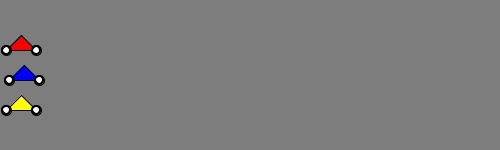
Frame 1 (no input)
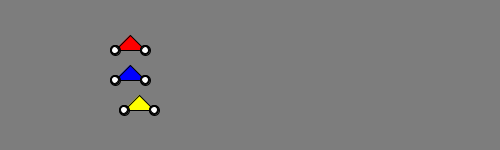
Frame 60 (the mouse pressed at the canvas centre just before this capture)
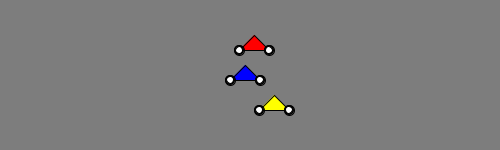
Frame 120 (the mouse held since frame 60 and released just before this capture)

The Processing sketch that drew these frames (run headless with seeded random() and noise(); from frame 60 on, the mouse is pressed at the canvas centre):

// Processing sketch: Motorbikes_race
// ── Motorbikes_race.pde
final color RED = color(255,0,0);
final color BLUE = color(0,0,255);
final color YELLOW = color(255,255,0);
final int RACING = 0;
final int FINISHED = 1;
int winRed = 0;
int winBlue = 0;
int winYellow = 0;
int gameMode = RACING;

class motorbike
{
 int x = 5;  //members
 int y;
 int speed=2;
 int size=30;
 color colour;

// constructor
motorbike( int y, color colour )
{
    this.y = y;
    this.colour = colour;
    this.speed = (int)random(5.0);
}

void move()
{
  this.speed = (int)random(5.0);
  x = x + speed;
}
  
void render()
 {
   float wheelHeight = size/3;
   fill(colour);
   triangle(x,y,x+size,y,x+size/2,y-size/2);
   drawWheel(x,y,wheelHeight);
   drawWheel(x+size,y,wheelHeight);
 }
 
 void drawWheel(int x,int y,float size)
 {
    float inner = size*2/3;
    fill(0);
    ellipse(x,y,size,size);
    fill(255);
    ellipse(x,y,inner,inner);
 }
 
 
 
 boolean finished()
 {
    return x > width-10;
    
 }
 void update()
 {
   if ( !finished() )
   {
     move();
   }
   render();
 }
} //end of class description

void keyPressed()
{
    if ( gameMode == FINISHED && key == ' ' )
    {
      // reset motorbikes, and set gameMode back to RACING
      b1 = new motorbike( 50, RED);
      b2 = new motorbike( 80, BLUE);
      b3 = new motorbike( 110, YELLOW);
      gameMode = RACING;
    }
}

motorbike b1;
motorbike b2;
motorbike b3;

void setup()
{
  size(500,150);
  b1 = new motorbike( 50, RED);
  b2 = new motorbike( 80, BLUE);
  b3 = new motorbike( 110, YELLOW);
}

void draw()
{
  background(125);
  if ( gameMode == RACING )
  {
    b1.update();
    b2.update();
    b3.update();
    
    if ( b1.finished() )
    {
       gameMode = FINISHED;
       winRed = winRed+1;          // add +1 win each time race finish as red
    }
    if ( b2.finished() )
    {
       gameMode = FINISHED;
       winBlue = winBlue+1;        // add +1 win each time race finish as blue
    }
    if ( b3.finished() )
    {
       gameMode = FINISHED;
       winYellow = winYellow+1;    // add +1 win each time race finish as yellow
    }
    
  }
  else
  {
    // finished
    text( "GAME OVER - press space to restart", width/2-100, height/2 );
    text( "SCOREBOARD", 200,15 );    //scoreboard
    text( "red:"+winRed,105,30 ); 
    text( "blue:"+winBlue,230,30 ); 
    text( "yellow:"+winYellow,355,30 ); 
  }
} 
